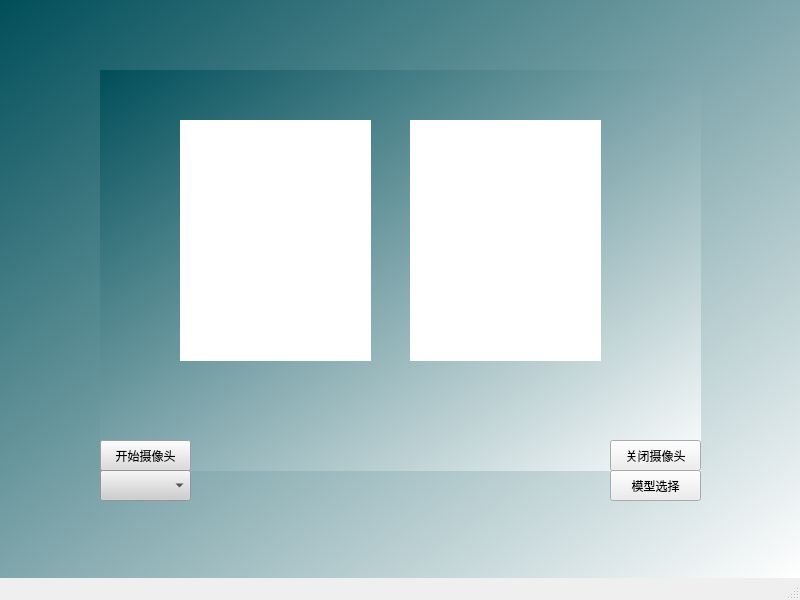
<?xml version="1.0" encoding="UTF-8"?>
<ui version="4.0">
 <class>MainWindow</class>
 <widget class="QMainWindow" name="MainWindow">
  <property name="geometry">
   <rect>
    <x>0</x>
    <y>0</y>
    <width>800</width>
    <height>600</height>
   </rect>
  </property>
  <property name="windowTitle">
   <string>MainWindow</string>
  </property>
  <widget class="QWidget" name="centralwidget">
   <property name="styleSheet">
    <string notr="true">background-color: qlineargradient(spread:repeat, x1:0, y1:0, x2:1, y2:1, stop:0 rgba(0, 78, 89, 255), stop:1 rgba(255, 255, 255, 255));</string>
   </property>
   <widget class="QStackedWidget" name="stackedWidget">
    <property name="geometry">
     <rect>
      <x>100</x>
      <y>70</y>
      <width>601</width>
      <height>401</height>
     </rect>
    </property>
    <property name="styleSheet">
     <string notr="true">background-color: qlineargradient(spread:repeat, x1:0, y1:0, x2:1, y2:1, stop:0 rgba(0, 78, 89, 255), stop:1 rgba(255, 255, 255, 255));</string>
    </property>
    <property name="currentIndex">
     <number>1</number>
    </property>
    <widget class="QWidget" name="page">
     <property name="styleSheet">
      <string notr="true">background-color: qlineargradient(spread:repeat, x1:0, y1:0, x2:1, y2:1, stop:0 rgba(0, 78, 89, 255), stop:1 rgba(255, 255, 255, 255));</string>
     </property>
     <widget class="QLabel" name="label_image">
      <property name="geometry">
       <rect>
        <x>10</x>
        <y>50</y>
        <width>271</width>
        <height>211</height>
       </rect>
      </property>
      <property name="styleSheet">
       <string notr="true">background-color:rgb(255, 255, 255)</string>
      </property>
      <property name="text">
       <string/>
      </property>
      <property name="scaledContents">
       <bool>true</bool>
      </property>
     </widget>
     <widget class="QLabel" name="label_image_detect">
      <property name="geometry">
       <rect>
        <x>300</x>
        <y>50</y>
        <width>291</width>
        <height>211</height>
       </rect>
      </property>
      <property name="styleSheet">
       <string notr="true">background-color:rgb(255, 255, 255)</string>
      </property>
      <property name="text">
       <string/>
      </property>
      <property name="scaledContents">
       <bool>true</bool>
      </property>
     </widget>
     <widget class="QPushButton" name="pushButton_image">
      <property name="geometry">
       <rect>
        <x>220</x>
        <y>310</y>
        <width>141</width>
        <height>31</height>
       </rect>
      </property>
      <property name="font">
       <font>
        <family>Microsoft YaHei UI</family>
        <pointsize>9</pointsize>
        <italic>false</italic>
        <bold>false</bold>
       </font>
      </property>
      <property name="styleSheet">
       <string notr="true">background-color: rgb(226, 226, 226);
font: 9pt &quot;Microsoft YaHei UI&quot;;</string>
      </property>
      <property name="text">
       <string>图像检测</string>
      </property>
     </widget>
    </widget>
    <widget class="QWidget" name="page_2">
     <property name="styleSheet">
      <string notr="true">background-color: qlineargradient(spread:repeat, x1:0, y1:0, x2:1, y2:1, stop:0 rgba(0, 78, 89, 255), stop:1 rgba(255, 255, 255, 255));</string>
     </property>
     <widget class="QPushButton" name="pushButton_open">
      <property name="geometry">
       <rect>
        <x>0</x>
        <y>370</y>
        <width>91</width>
        <height>31</height>
       </rect>
      </property>
      <property name="styleSheet">
       <string notr="true">background-color: rgb(220, 220, 220);</string>
      </property>
      <property name="text">
       <string>开始摄像头</string>
      </property>
     </widget>
     <widget class="QPushButton" name="pushButton_close">
      <property name="geometry">
       <rect>
        <x>510</x>
        <y>370</y>
        <width>91</width>
        <height>31</height>
       </rect>
      </property>
      <property name="styleSheet">
       <string notr="true">background-color: rgb(238, 238, 238);</string>
      </property>
      <property name="text">
       <string>关闭摄像头</string>
      </property>
     </widget>
     <widget class="QLabel" name="label_cap">
      <property name="geometry">
       <rect>
        <x>80</x>
        <y>50</y>
        <width>191</width>
        <height>241</height>
       </rect>
      </property>
      <property name="styleSheet">
       <string notr="true">background-color: rgb(255, 255, 255);</string>
      </property>
      <property name="text">
       <string/>
      </property>
      <property name="scaledContents">
       <bool>true</bool>
      </property>
     </widget>
     <widget class="QLabel" name="label_cap_detect">
      <property name="geometry">
       <rect>
        <x>310</x>
        <y>50</y>
        <width>191</width>
        <height>241</height>
       </rect>
      </property>
      <property name="styleSheet">
       <string notr="true">background-color: rgb(255, 255, 255);</string>
      </property>
      <property name="text">
       <string/>
      </property>
      <property name="scaledContents">
       <bool>true</bool>
      </property>
     </widget>
    </widget>
    <widget class="QWidget" name="page_3">
     <widget class="QLabel" name="label_video">
      <property name="geometry">
       <rect>
        <x>20</x>
        <y>40</y>
        <width>271</width>
        <height>211</height>
       </rect>
      </property>
      <property name="styleSheet">
       <string notr="true">background-color:rgb(255, 255, 255)</string>
      </property>
      <property name="text">
       <string/>
      </property>
      <property name="scaledContents">
       <bool>true</bool>
      </property>
     </widget>
     <widget class="QLabel" name="label_video_detect">
      <property name="geometry">
       <rect>
        <x>300</x>
        <y>40</y>
        <width>291</width>
        <height>211</height>
       </rect>
      </property>
      <property name="styleSheet">
       <string notr="true">background-color:rgb(255, 255, 255)</string>
      </property>
      <property name="text">
       <string/>
      </property>
      <property name="scaledContents">
       <bool>true</bool>
      </property>
     </widget>
     <widget class="QPushButton" name="pushButton_video">
      <property name="geometry">
       <rect>
        <x>240</x>
        <y>310</y>
        <width>131</width>
        <height>31</height>
       </rect>
      </property>
      <property name="font">
       <font>
        <family>Microsoft YaHei UI</family>
        <pointsize>9</pointsize>
        <italic>false</italic>
        <bold>false</bold>
       </font>
      </property>
      <property name="styleSheet">
       <string notr="true">background-color: rgb(226, 226, 226);
font: 9pt &quot;Microsoft YaHei UI&quot;;</string>
      </property>
      <property name="text">
       <string>视频检测</string>
      </property>
     </widget>
    </widget>
    <widget class="QWidget" name="page_4">
     <widget class="QLabel" name="label">
      <property name="geometry">
       <rect>
        <x>173</x>
        <y>200</y>
        <width>51</width>
        <height>41</height>
       </rect>
      </property>
      <property name="minimumSize">
       <size>
        <width>31</width>
        <height>20</height>
       </size>
      </property>
      <property name="styleSheet">
       <string notr="true">background-color: rgb(220, 220, 220);</string>
      </property>
      <property name="text">
       <string>网址:</string>
      </property>
     </widget>
     <widget class="QLineEdit" name="lineEdit_url">
      <property name="geometry">
       <rect>
        <x>200</x>
        <y>200</y>
        <width>251</width>
        <height>41</height>
       </rect>
      </property>
      <property name="styleSheet">
       <string notr="true">background-color: rgb(255, 255, 255);</string>
      </property>
     </widget>
     <widget class="QPushButton" name="pushButton_get_video">
      <property name="geometry">
       <rect>
        <x>250</x>
        <y>290</y>
        <width>121</width>
        <height>31</height>
       </rect>
      </property>
      <property name="styleSheet">
       <string notr="true">background-color: rgb(225, 225, 225);</string>
      </property>
      <property name="text">
       <string>视频获取</string>
      </property>
     </widget>
    </widget>
   </widget>
   <widget class="QComboBox" name="comboBox">
    <property name="geometry">
     <rect>
      <x>100</x>
      <y>470</y>
      <width>91</width>
      <height>31</height>
     </rect>
    </property>
    <property name="styleSheet">
     <string notr="true">background-color: rgb(206, 206, 206);</string>
    </property>
   </widget>
   <widget class="QPushButton" name="pushButton_model">
    <property name="geometry">
     <rect>
      <x>610</x>
      <y>470</y>
      <width>91</width>
      <height>31</height>
     </rect>
    </property>
    <property name="styleSheet">
     <string notr="true">background-color: rgb(236, 236, 236);</string>
    </property>
    <property name="text">
     <string>模型选择</string>
    </property>
   </widget>
  </widget>
  <widget class="QMenuBar" name="menubar">
   <property name="geometry">
    <rect>
     <x>0</x>
     <y>0</y>
     <width>800</width>
     <height>22</height>
    </rect>
   </property>
  </widget>
  <widget class="QStatusBar" name="statusbar"/>
 </widget>
 <resources/>
 <connections/>
</ui>
